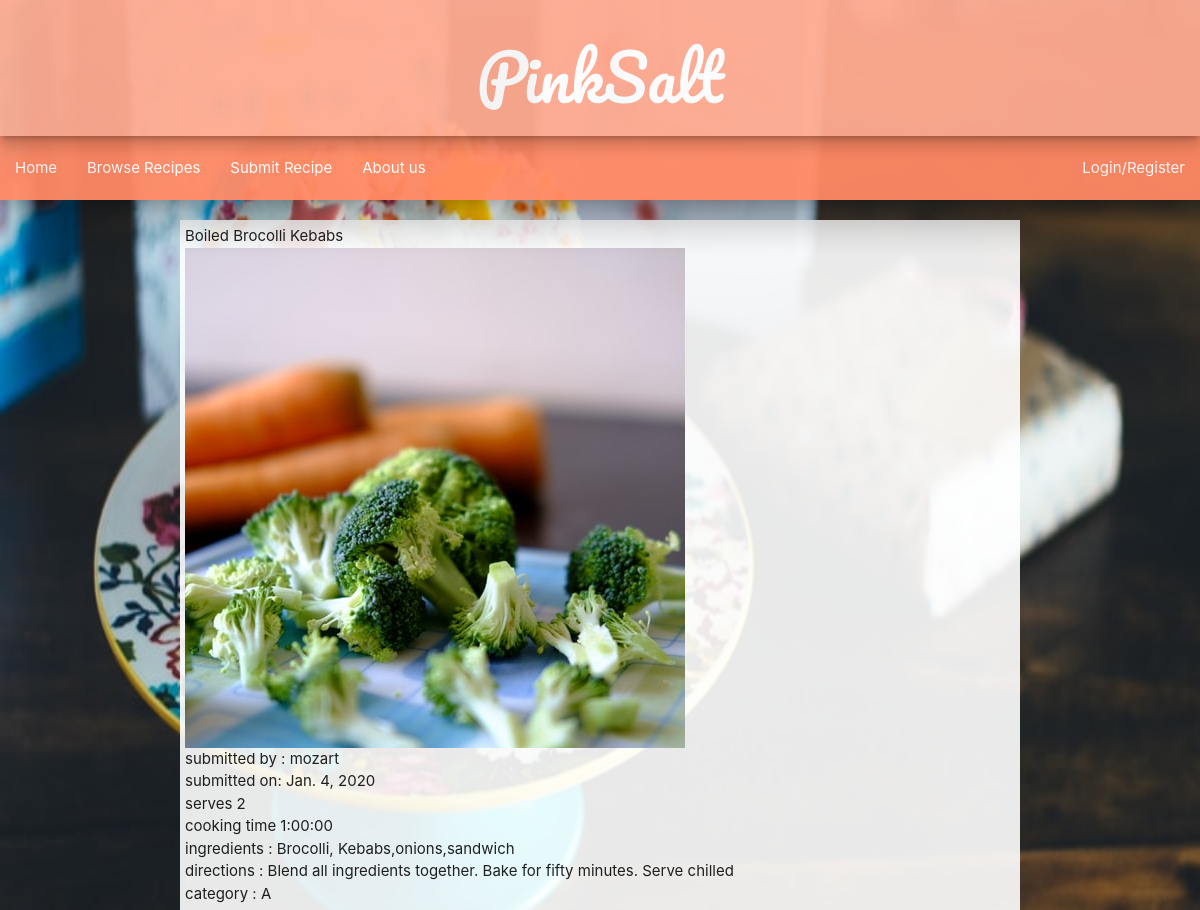
The app's page /recipe/browse/3 with its own data.
### recipes/models.py (models this page shows, shortened)
class Recipe(models.Model):
	title=models.CharField(max_length=100)
	date=models.DateField(auto_now_add=True)
	time=models.DurationField('Cooking Time')
	serves=models.BigIntegerField('Serves')
	ingredients=models.TextField('Ingredients')
	directions=models.TextField('Cooking Directions')
	category=models.CharField(max_length=40,choices=CATEGORY)
	coverimage=models.ImageField(upload_to='coverimages/')
	user=models.ForeignKey(User,blank=True,null=True,on_delete=models.CASCADE)

### recipes/views.py (the view)
# urls.py: path('browse/<int:pk>',RecipeDetail.as_view(),name='recipe-detail'),
class RecipeDetail(DetailView):
	model=Recipe
	context_object_name='recipe'

### recipes/templates/recipes/recipe_detail.html
{% extends "base.html" %}
{% block content %}
<div class="container sitecontent">
<div class="recipetitle">{{recipe.title}}</div>
<div class="coverimage"><img src="{{recipe.coverimage.url}}"</div>
<div class="user">submitted by : {{recipe.user}}</div>
<div class="date">submitted on: {{recipe.date}}</div>
<div class="serves">serves {{recipe.serves}}</div>
<div class="time">cooking time {{recipe.time}}</div>
<div class="ingredients">ingredients : {{recipe.ingredients}}</div>
<div class="directions">directions : {{recipe.directions}}</div>
<div class="category">category : {{recipe.category}}</div>
</div>
{% endblock content %}

### pink_salt_site/static/style.css (style rules this page uses)
.container { position:relative; z-index: 1; background-color: rgba(255,255,255, 0.9); padding:20px; }
.sitecontent { padding:5px; }

### records on screen
Recipe: title "Boiled Brocolli Kebabs", coverimage (picture), user "mozart", date "Jan. 4, 2020", serves "2", time "1:00:00", ingredients "Brocolli, Kebabs,onions,sandwich", directions "Blend all ingredients together. Bake for fifty minutes. Serve chilled", category "A"
